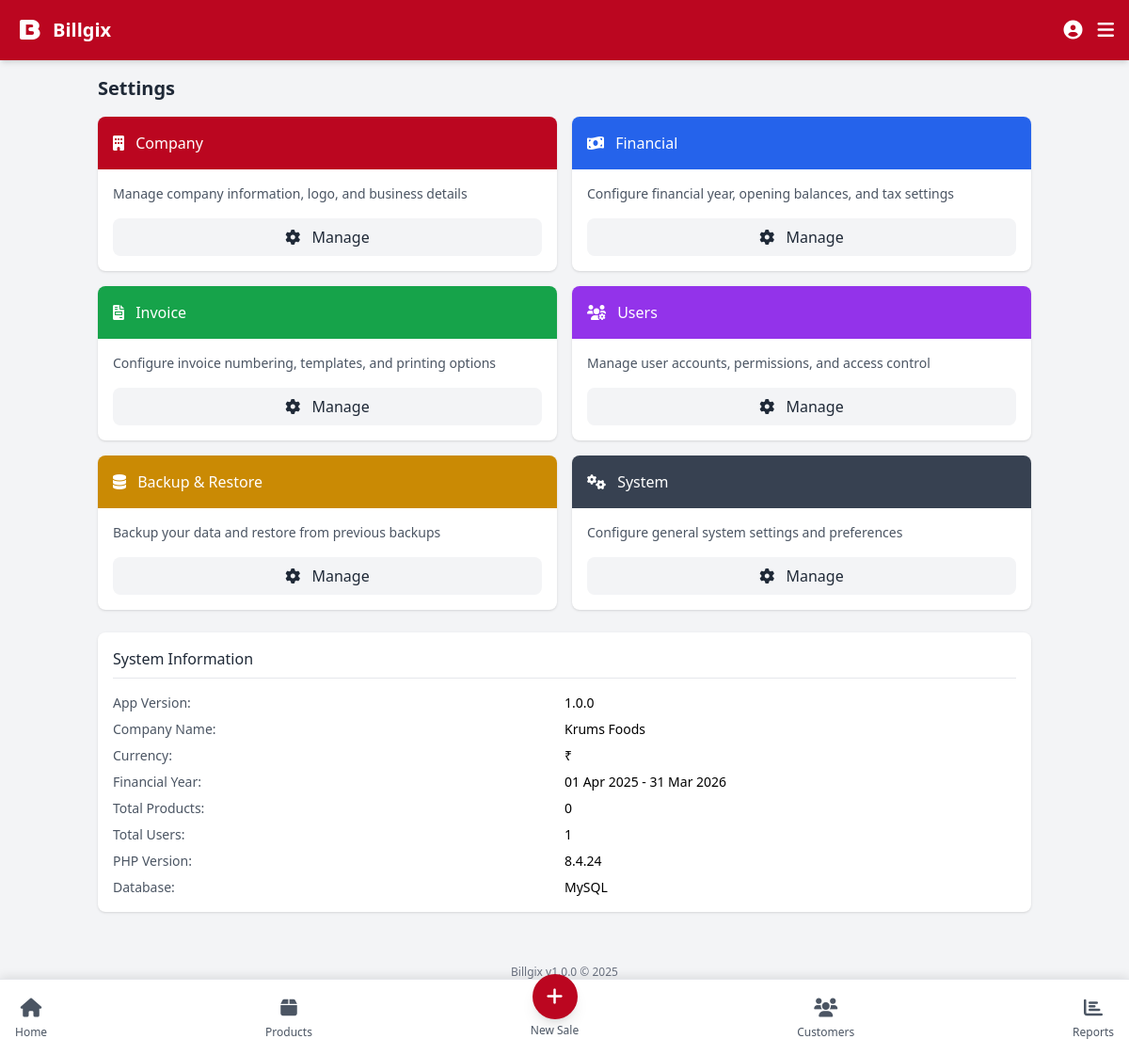
Page /modules/settings/index.php (signed in) on the committed database.
### tables this page shows
CREATE TABLE IF NOT EXISTS company_finances (
    id INT AUTO_INCREMENT PRIMARY KEY,
    opening_balance DECIMAL(10, 2) NOT NULL DEFAULT 0,
    current_balance DECIMAL(10, 2) NOT NULL DEFAULT 0,
    total_revenue DECIMAL(10, 2) NOT NULL DEFAULT 0,
    total_expenses DECIMAL(10, 2) NOT NULL DEFAULT 0,
    total_profit DECIMAL(10, 2) NOT NULL DEFAULT 0,
    last_updated DATETIME NOT NULL,
    financial_year_start DATE NOT NULL,
    financial_year_end DATE NOT NULL,
    notes TEXT
);

### includes/db.php (called while the page is built, shortened)
<?php
class Database {
    private $conn;
    public function __construct() {
        try {
            $this->conn = new PDO(
                "mysql:host=" . DB_HOST . ";dbname=" . DB_NAME,
                DB_USER,
                DB_PASS,
                array(PDO::ATTR_ERRMODE => PDO::ERRMODE_EXCEPTION)
            );
        } catch(PDOException $e) {
            echo "Connection Error: " . $e->getMessage();
            exit;
        }
    }
    public function query($sql, $params = []) {
        $stmt = $this->conn->prepare($sql);
        $stmt->execute($params);
        return $stmt;
    }
    public function select($sql, $params = []) {
        $stmt = $this->query($sql, $params);
        return $stmt->fetchAll(PDO::FETCH_ASSOC);
    }
}
$db = new Database();
?>

### modules/settings/index.php (the view, shortened to what this page needs)
<?php
$basePath = '../../';
include $basePath . 'includes/header.php';
?>
<div class="mb-6">
    <h2 class="text-xl font-bold text-gray-800 mb-4">Settings</h2>
    <div class="grid grid-cols-1 md:grid-cols-2 gap-4">
        <div class="bg-white rounded-lg shadow overflow-hidden">
            <div class="p-4 bg-red-900 text-white">
                <h3 class="font-medium"><i class="fas fa-building mr-2"></i> Company</h3>
            </div>
            <div class="p-4">
                <p class="text-sm text-gray-600 mb-4">Manage company information, logo, and business details</p>
                <a href="company.php" class="block text-center bg-gray-100 hover:bg-gray-200 text-gray-800 py-2 px-4 rounded-lg transition">
                    <i class="fas fa-cog mr-2"></i> Manage
                </a>
            </div>
        </div>
        <div class="bg-white rounded-lg shadow overflow-hidden">
            <div class="p-4 bg-blue-600 text-white">
                <h3 class="font-medium"><i class="fas fa-money-bill-wave mr-2"></i> Financial</h3>
            </div>
            <div class="p-4">
                <p class="text-sm text-gray-600 mb-4">Configure financial year, opening balances, and tax settings</p>
                <a href="company_finances.php" class="block text-center bg-gray-100 hover:bg-gray-200 text-gray-800 py-2 px-4 rounded-lg transition">
                    <i class="fas fa-cog mr-2"></i> Manage
                </a>
            </div>
        </div>
        <div class="bg-white rounded-lg shadow overflow-hidden">
            <div class="p-4 bg-green-600 text-white">
                <h3 class="font-medium"><i class="fas fa-file-invoice mr-2"></i> Invoice</h3>
            </div>
            <div class="p-4">
                <p class="text-sm text-gray-600 mb-4">Configure invoice numbering, templates, and printing options</p>
                <a href="invoice.php" class="block text-center bg-gray-100 hover:bg-gray-200 text-gray-800 py-2 px-4 rounded-lg transition">
                    <i class="fas fa-cog mr-2"></i> Manage
                </a>
            </div>
        </div>
        <div class="bg-white rounded-lg shadow overflow-hidden">
            <div class="p-4 bg-purple-600 text-white">
                <h3 class="font-medium"><i class="fas fa-users-cog mr-2"></i> Users</h3>
            </div>
            <div class="p-4">
                <p class="text-sm text-gray-600 mb-4">Manage user accounts, permissions, and access control</p>
                <a href="../users/list.php" class="block text-center bg-gray-100 hover:bg-gray-200 text-gray-800 py-2 px-4 rounded-lg transition">
                    <i class="fas fa-cog mr-2"></i> Manage
                </a>
            </div>
        </div>
        <div class="bg-white rounded-lg shadow overflow-hidden">
            <div class="p-4 bg-yellow-600 text-white">
                <h3 class="font-medium"><i class="fas fa-database mr-2"></i> Backup & Restore</h3>
            </div>
            <div class="p-4">
                <p class="text-sm text-gray-600 mb-4">Backup your data and restore from previous backups</p>
                <a href="backup.php" class="block text-center bg-gray-100 hover:bg-gray-200 text-gray-800 py-2 px-4 rounded-lg transition">
                    <i class="fas fa-cog mr-2"></i> Manage
                </a>
            </div>
        </div>
        <div class="bg-white rounded-lg shadow overflow-hidden">
            <div class="p-4 bg-gray-700 text-white">
                <h3 class="font-medium"><i class="fas fa-cogs mr-2"></i> System</h3>
            </div>
            <div class="p-4">
                <p class="text-sm text-gray-600 mb-4">Configure general system settings and preferences</p>
                <a href="system.php" class="block text-center bg-gray-100 hover:bg-gray-200 text-gray-800 py-2 px-4 rounded-lg transition">
                    <i class="fas fa-cog mr-2"></i> Manage
                </a>
            </div>
        </div>
    </div>
    <div class="mt-6 bg-white rounded-lg shadow p-4">
        <h3 class="text-md font-medium text-gray-800 border-b pb-2 mb-4">System Information</h3>
        <div class="grid grid-cols-2 gap-y-2">
            <div class="text-sm text-gray-600">App Version:</div>
            <div class="text-sm font-medium"><?= APP_VERSION ?></div>
            <div class="text-sm text-gray-600">Company Name:</div>
            <div class="text-sm font-medium"><?= COMPANY_NAME ?></div>
            <div class="text-sm text-gray-600">Currency:</div>
            <div class="text-sm font-medium"><?= CURRENCY ?></div>
            <div class="text-sm text-gray-600">Financial Year:</div>
            <div class="text-sm font-medium">
                <?php
                $finances = $db->select("SELECT financial_year_start, financial_year_end FROM company_finances LIMIT 1");
                if (!empty($finances)) {
                    echo date('d M Y', strtotime($finances[0]['financial_year_start'])) . ' - ' .
                         date('d M Y', strtotime($finances[0]['financial_year_end']));
                } else {
                    echo 'Not set';
                }
                ?>
            </div>
            <div class="text-sm text-gray-600">Total Products:</div>
            <div class="text-sm font-medium">
                <?php
                $productsCount = $db->select("SELECT COUNT(*) as count FROM products")[0]['count'];
                echo $productsCount;
                ?>
            </div>
            <div class="text-sm text-gray-600">Total Users:</div>
            <div class="text-sm font-medium">
                <?php
                $usersCount = $db->select("SELECT COUNT(*) as count FROM users")[0]['count'];
                echo $usersCount;
                ?>
            </div>
            <div class="text-sm text-gray-600">PHP Version:</div>
            <div class="text-sm font-medium"><?= phpversion() ?></div>
            <div class="text-sm text-gray-600">Database:</div>
            <div class="text-sm font-medium">MySQL</div>
        </div>
    </div>
</div>
<nav class="fixed bottom-0 left-0 right-0 bg-white border-t flex justify-between items-center p-2 bottom-nav">
    <a href="../../index.php" class="flex flex-col items-center p-2 text-gray-600">
        <i class="fas fa-home text-xl"></i>
        <span class="text-xs mt-1">Home</span>
    </a>
    <a href="../products/list.php" class="flex flex-col items-center p-2 text-gray-600">
        <i class="fas fa-box text-xl"></i>
        <span class="text-xs mt-1">Products</span>
    </a>
    <a href="../sales/add.php" class="flex flex-col items-center p-2 text-gray-600">
        <div class="bg-red-900 text-white rounded-full w-12 h-12 flex items-center justify-center -mt-6 shadow-lg">
            <i class="fas fa-plus text-xl"></i>
        </div>
        <span class="text-xs mt-1">New Sale</span>
    </a>
    <a href="../customers/list.php" class="flex flex-col items-center p-2 text-gray-600">
        <i class="fas fa-users text-xl"></i>
        <span class="text-xs mt-1">Customers</span>
    </a>
    <a href="../reports/index.php" class="flex flex-col items-center p-2 text-gray-600">
        <i class="fas fa-chart-bar text-xl"></i>
        <span class="text-xs mt-1">Reports</span>
    </a>
</nav>
<?php
include $basePath . 'includes/footer.php';
?>

### includes/header.php (style rules this page uses)
body { touch-action: manipulation; -webkit-tap-highlight-color: transparent; -webkit-touch-callout: none; overscroll-behavior: none; }
.bottom-nav { box-shadow: 0 -2px 10px rgba(0, 0, 0, 0.1); }
html { overscroll-behavior-y: contain; -webkit-touch-callout: none; }

### rows in the picture
company_finances: financial_year_start "01 Apr 2025", financial_year_end "31 Mar 2026"

### other values in the picture
APP_NAME "Billgix"
APP_VERSION "1.0.0"
COMPANY_NAME "Krums Foods"
CURRENCY "₹"
$productsCount "0"
$usersCount "1"
phpversion() "8.4.24"
